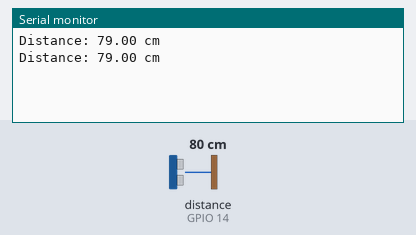
Bench run of a program on a simulated ESP32. Parts: the last lines printed to the serial monitor. Wiring (inferred from the names in the program): ultrasonic range finder: trigger GPIO 13; echo GPIO 14. Inputs (shaded band) come from the test bench; at power-on: distance to the obstacle (sensor on GPIO 14) 80 cm. The echo pulse lasts 58.3 µs per cm.

Above: at 1.8 s.
1.9 s: distance to the obstacle (sensor on GPIO 14) set to 2 cm
At 2.8 s:
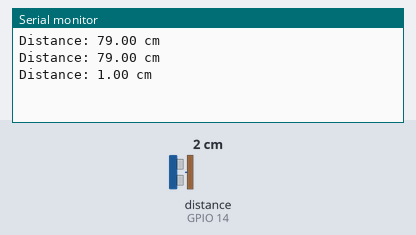
3.4 s: distance to the obstacle (sensor on GPIO 14) set to 4 cm
At 4.4 s:
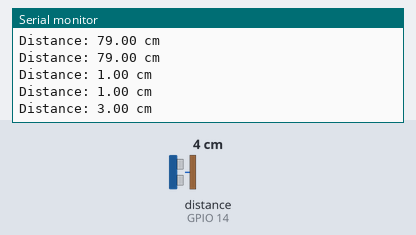
Timing chart, 0 to 6.4 s (numbered marks = the images above; inputs shaded):
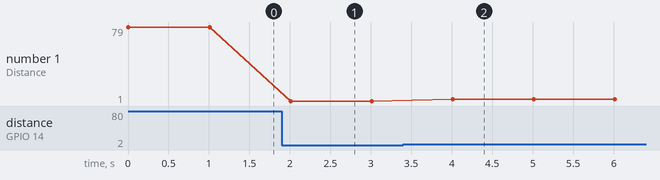

The program:

main.cpp
```cpp
#include <Arduino.h>

// Pinos de conexão entre ESP32 e sonar
#define TRIGGER_PIN 13
#define ECHO_PIN 14

// Parâmetros para medição de distância (d = Vsom * t / 2)
#define MAXDIST 700 // o sonar tem máxima distância possível de ser medida de 700cm
#define SOUND_VELOCITY 340 // velocidade do som é de 340 m/s
#define TIME_OUT MAXDIST/(SOUND_VELOCITY)*2000000 // tempo máximo (us) entre sinal enviado e recebido

/* Função responsável por obter a distância entre o sonar e o primeiro obstáculo
  -> Parâmetros: não possui
  -> Saída: distância em cm
*/
float getSonar();

void setup() {

  // Configuração do pino de acionamento do sonar
  pinMode(TRIGGER_PIN, OUTPUT);

  // Configuração do pino de leitura do sonar
  pinMode(ECHO_PIN, INPUT);

  // Iniciação do monitor serial
  Serial.begin(115200);
}

void loop() {

  // Impressão de texto no monitor serial
  Serial.printf("Distance: %.2f cm\n", getSonar());

  // Uma medição por segundo
  delay(1000);
}

float getSonar(){

  // Acionamento do sonar (de acordo com manual -> um pulso de 10 us)
  digitalWrite(TRIGGER_PIN, HIGH);
  delayMicroseconds(10);
  digitalWrite(TRIGGER_PIN, LOW);

  // Obtenção do tempo (em microssegundos) de percorrimento da onda do sonar
  //->Equivale ao tempo do pulso de entrada no ECHO_PIN (tempo em que ECHO permanece em nível alto)
  /* pulseIn
  *   -> Função responsável por medir (em us) o tempo em que um sinal de entrada em um pino permanece
  * em um determinado estado.
  */
  unsigned long timeSignal = pulseIn(ECHO_PIN, HIGH, TIME_OUT);

  // Retorno da distância entre o obstáculo e o sonar
  return timeSignal * SOUND_VELOCITY / 20000;
}
```

Measured:
- after the input at 1.9 s, the serial monitor: prints a new line after 0.11 s (image 1)
- after the input at 3.4 s, the serial monitor: prints a new line after 0.61 s (image 2)
- plotted number 1: 79 → 1 after the input at 1.9 s, 1 → 3 after the input at 3.4 s
